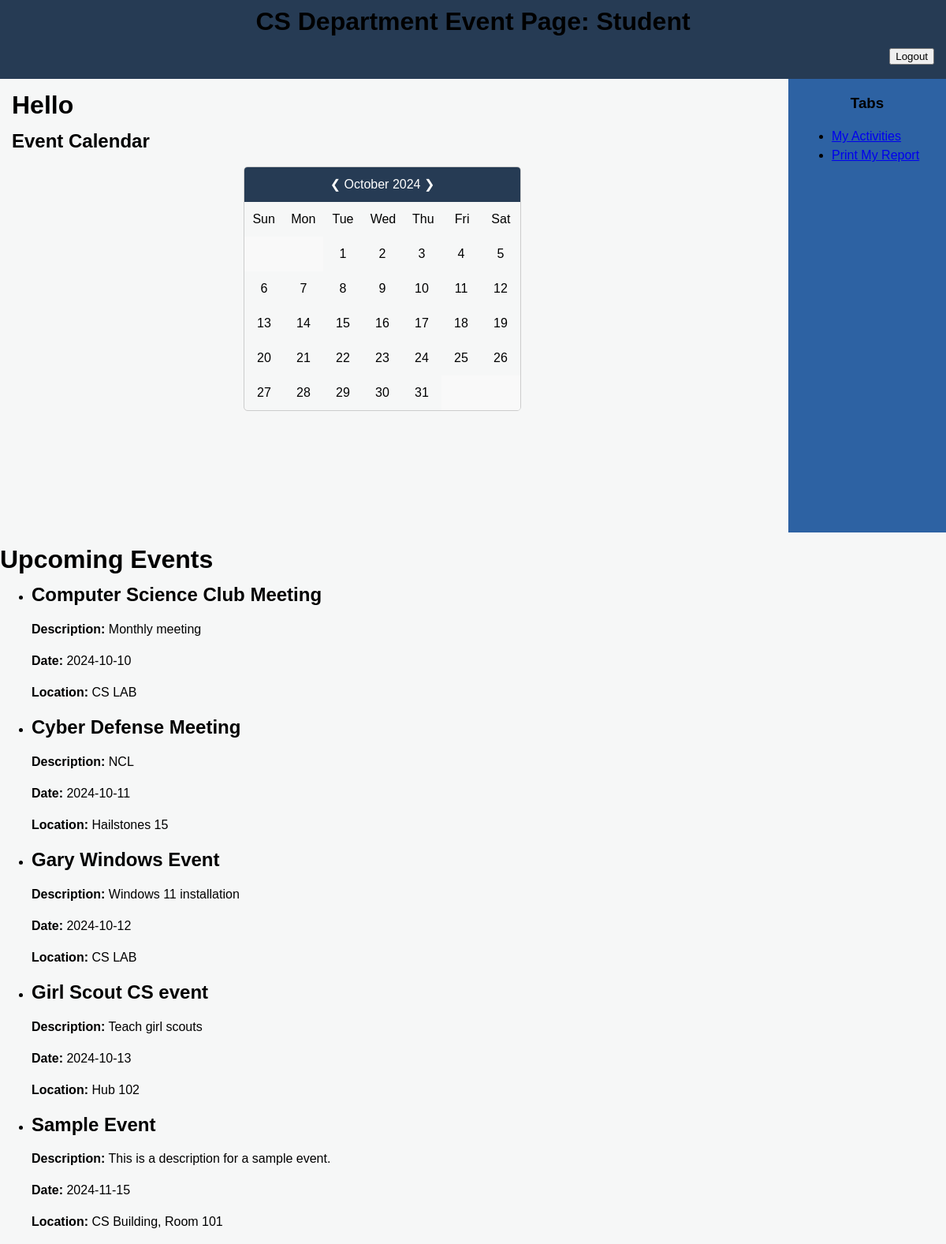
/student_view, run on an earlier commit of the app's database.
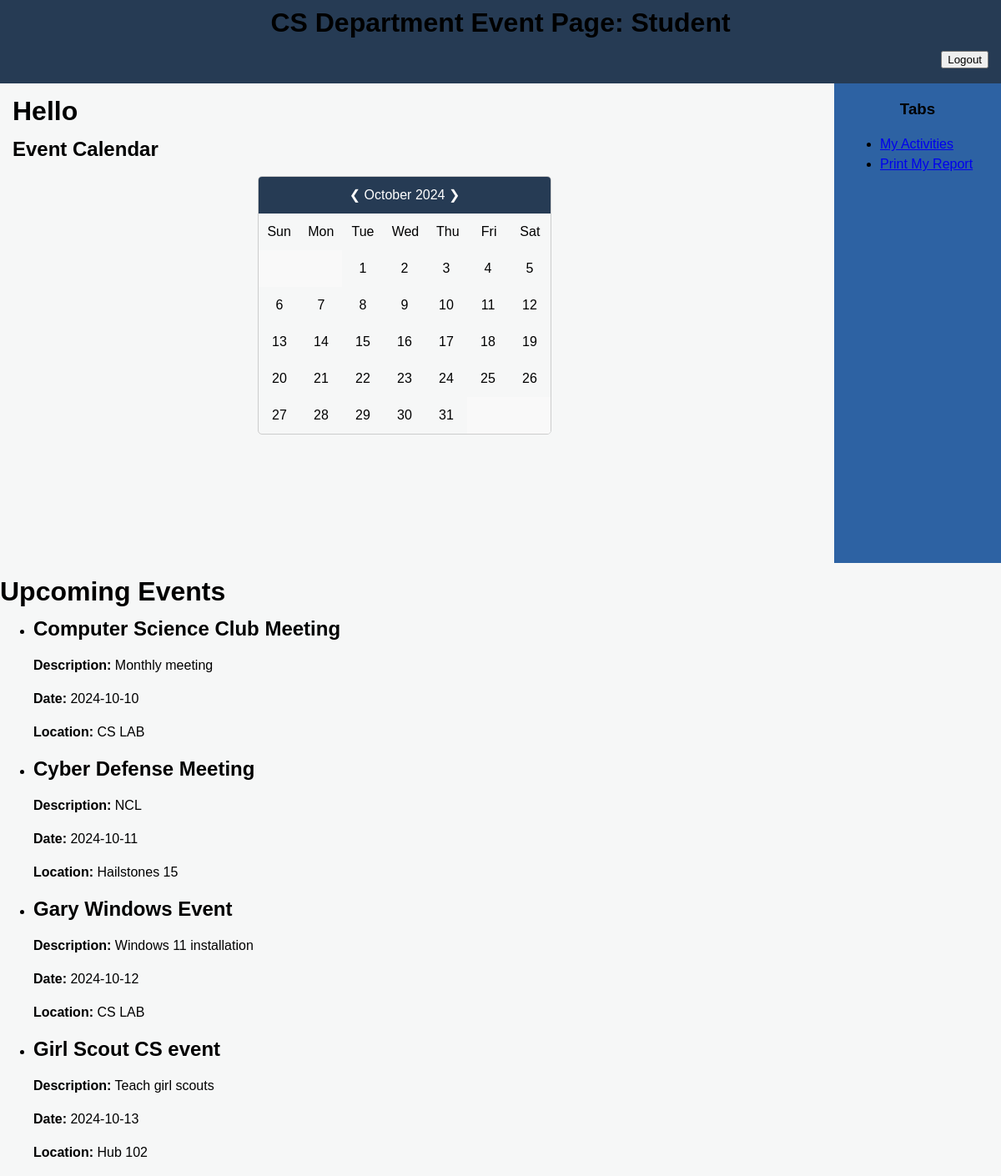
And on a later commit of the database.
### tables this page shows
CREATE TABLE events (
    id INTEGER PRIMARY KEY AUTOINCREMENT,
    name TEXT NOT NULL,
    description TEXT,
    date TEXT NOT NULL,
    location TEXT
);

### flask_intro.py (the view)
@app.route('/student_view', methods=['GET'])
def student_view():
    conn = get_db()  # Ensure a fresh connection
    cursor = conn.cursor()
    cursor.execute("SELECT name, date, description, location FROM events ORDER BY date")
    event = cursor.fetchall()  # Fetch latest data
    conn.close()
    return render_template('StudentView.html', event=event)

### flask_intro.py (called while the page is built)
def get_db():
    if 'sqlite_db' not in g:
        g.sqlite_db = sqlite3.connect(
            DB_PATH,
            detect_types=sqlite3.PARSE_DECLTYPES
        )
        g.sqlite_db.row_factory = sqlite3.Row
    return g.sqlite_db

### templates/StudentView.html (shortened to what this page needs)
<!DOCTYPE html>
<html lang="en">
	<head>
</head>
<body>
<header>
    <div class="innertube">
        <h1 align="center">CS Department Event Page: Student</h1>
        <form action="/logout"align="right">
            <button type="submit">Logout</button>
    </div>
</header>
<div id="wrapper">
    <main>
        <div id="content">
            <div class="innertube">
                <h1>Hello {{info}}</h1>
                <h2>Event Calendar</h2>
                <div id="calendar">
                    <div id="header">
                        <span id="prev" style="cursor: pointer;">&#10094;</span>
                        <span id="monthYear"></span>
                        <span id="next" style="cursor: pointer;">&#10095;</span>
                    </div>
                    <div id="daysOfWeek">
                        <div class="day">Sun</div>
                        <div class="day">Mon</div>
                        <div class="day">Tue</div>
                        <div class="day">Wed</div>
                        <div class="day">Thu</div>
                        <div class="day">Fri</div>
                        <div class="day">Sat</div>
                    </div>
                    <div id="days"></div>
                </div>
            </div>
        </div>
    </main>
    <nav>
        <div class="innertube">
            <h3 align="center">Tabs</h3>
            <ul>
               <li><a href="/my_activities">My Activities</a></li>
                <li><a href="#">Print My Report</a></li>
            </ul>
        </div>
    </nav>
</div>
<h1>Upcoming Events</h1>
{% if event %}
    <ul>
        {% for e in event %}
            <li>
                <h2>{{ e[0] }}</h2>
                <p><strong>Description:</strong> {{ e[2] }}</p>
                <p><strong>Date:</strong> {{ e[1] }}</p>
                <p><strong>Location:</strong> {{ e[3] }}</p>
            </li>
        {% endfor %}
    </ul>
{% else %}
    <p>No upcoming events found.</p>
{% endif %}
</body>
</html>

### templates/StudentView.html (style rules this page uses)
body { margin:0; padding:0; font-family: Sans-Serif; line-height: 1.5em; background: #f5f6f7e2; }
header { background: #0c2340e2; height: 100px; }
header h1 { margin: 0; padding-top: 15px; }
main { padding-bottom: 10010px; margin-bottom: -10000px; float: left; width: 100%; }
nav { padding-bottom: 10450px; margin-bottom: -10000px; float: left; width: 200px; margin-left: -200px; background: #2d62a3; }
#wrapper { overflow: hidden; }
#content { margin-right: 230px; }
.innertube { margin: 15px; margin-top: 0; }
#calendar { border: 1px solid #ccc; border-radius: 5px; overflow: hidden; width: 350px; margin: 0 auto; }
#header { background: #0c2340e2; color: white; text-align: center; padding: 10px; }
#daysOfWeek { display: flex; justify-content: space-between; }
#daysOfWeek .day { flex: 1; padding: 10px; box-sizing: border-box; text-align: center; }
#days { display: flex; flex-wrap: wrap; }

What changed in the data, as far as the page shows it:
removed events: name "Sample Event", description "This is a description for a sample event.", date "2024-11-15", location "CS Building, Room 101"
